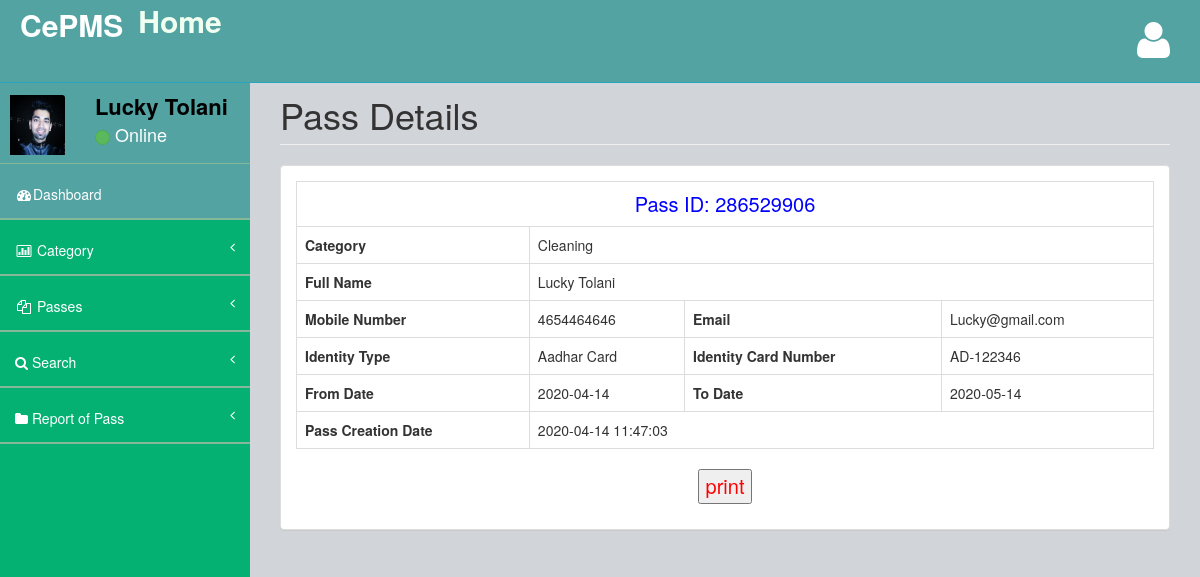
Screenshot of /cpms/admin/view-pass-detail.php?viewid=1 (signed in) with the database file from the repository.
### tables this page shows
CREATE TABLE IF NOT EXISTS `tblpass` (
  `ID` int(10) NOT NULL AUTO_INCREMENT,
  `PassNumber` varchar(200) DEFAULT NULL,
  `FullName` varchar(200) DEFAULT NULL,
  `ContactNumber` bigint(10) DEFAULT NULL,
  `Email` varchar(200) DEFAULT NULL,
  `IdentityType` varchar(200) DEFAULT NULL,
  `IdentityCardno` varchar(200) DEFAULT NULL,
  `Category` varchar(100) DEFAULT NULL,
  `FromDate` varchar(200) DEFAULT NULL,
  `ToDate` varchar(200) DEFAULT NULL,
  `PasscreationDate` timestamp NULL DEFAULT CURRENT_TIMESTAMP,
  PRIMARY KEY (`ID`)
);

### cpms/admin/view-pass-detail.php (the view, shortened to what this page needs)
<?php
include('includes/dbconnection.php');
if (strlen($_SESSION['cpmsaid']==0)) {
  header('location:logout.php');
  } else{
?>
<!DOCTYPE html>
<html>
<head>
    <link href="assets/plugins/bootstrap/bootstrap.css" rel="stylesheet" />
    <link href="assets/font-awesome/css/font-awesome.css" rel="stylesheet" />
    <link href="assets/plugins/pace/pace-theme-big-counter.css" rel="stylesheet" />
   <link href="assets/css/style.css" rel="stylesheet" />
      <link href="assets/css/main-style.css" rel="stylesheet" />
</head>
<body>
    <div id="wrapper">
      <?php include_once('includes/header.php');?>
        <?php include_once('includes/sidebar.php');?>
          <div id="page-wrapper">
            <div class="row">
                <div class="col-lg-12">
                    <h1 class="page-header">Pass Details</h1>
                </div>
            </div>
            <div class="row">
                <div class="col-lg-12">
                    <div class="panel panel-default">
                        <div class="panel-body">
                            <div class="row" id="divToPrint">
                                <div class="col-lg-12">
                                   <?php
$vid=$_GET['viewid'];
$sql="SELECT * from  tblpass where ID=$vid";
$query = $dbh -> prepare($sql);
$query->execute();
$results=$query->fetchAll(PDO::FETCH_OBJ);
$cnt=1;
if($query->rowCount() > 0)
{
foreach($results as $row)
{               ?>
                                    <table border="1" class="table table-bordered" >
                                    <tr align="center">
<td colspan="6" style="font-size:20px;color:blue">
 Pass ID: <?php  echo ($row->PassNumber);?></td></tr>
   <tr>
        <th scope>Category</th>
    <td colspan="3"><?php  echo ($row->Category);?></td>
  </tr>
  <tr>
    <th scope>Full Name</th>
    <td colspan="3"><?php  echo ($row->FullName);?></td>
  </tr>
  <tr>
    <th scope>Mobile Number</th>
    <td><?php  echo ($row->ContactNumber);?></td>
    <th scope>Email</th>
    <td><?php  echo ($row->Email);?></td>
  </tr>
<tr>
    <th scope>Identity Type</th>
    <td><?php  echo ($row->IdentityType);?></td>
    <th scope>Identity Card Number</th>
    <td><?php  echo ($row->IdentityCardno);?></td>
  </tr>
<tr>
    <th scope>From Date</th>
    <td><?php  echo ($row->FromDate);?></td>
    <th scope>To Date</th>
    <td><?php  echo ($row->ToDate);?></td>
  </tr>
  <tr>
    <th scope>Pass Creation Date</th>
    <td colspan="3"><?php  echo ($row->PasscreationDate);?></td>
  </tr>
   <?php $cnt=$cnt+1;}} ?>
   </table>
   <p style="text-align: center;font-size: 20px;color: red">
  <input type="button" value="print" onclick="PrintDiv();" /></p>
                                </div>
                            </div>
                        </div>
                    </div>
                </div>
            </div>
        </div>
    </div>
</body>
</html>
<?php }  ?>

### cpms/admin/includes/sidebar.php (shortened to what this page needs)
<?php
include('includes/dbconnection.php');
?>
        <nav class="navbar-default navbar-static-side" role="navigation">
            <div class="sidebar-collapse">
                <ul class="nav" id="side-menu">
                    <li>
                        <div class="user-section">
                            <div class="user-section-inner">
                                <img src="assets/img/user.jpg" alt="">
                            </div>
                            <div class="user-info">
                                <?php
$aid=$_SESSION['cpmsaid'];
$sql="SELECT AdminName from  tbladmin where ID=:aid";
$query = $dbh -> prepare($sql);
$query->bindParam(':aid',$aid,PDO::PARAM_STR);
$query->execute();
$results=$query->fetchAll(PDO::FETCH_OBJ);
$cnt=1;
if($query->rowCount() > 0)
{
foreach($results as $row)
{               ?>
                                <div><strong><?php  echo $row->AdminName;?></strong></div>
                                <div class="user-text-online">
                                    <span class="user-circle-online btn btn-success btn-circle "></span>&nbsp;Online
                                </div>
                            </div>
                            <?php $cnt=$cnt+1;}} ?>
                        </div>
                    </li>
                    <li class="selected">
                        <a href="dashboard.php"><i class="fa fa-dashboard fa-fw"></i>Dashboard</a>
                    </li>
                    <li>
                        <a href="#"><i class="fa fa-bar-chart-o fa-fw"></i> Category<span class="fa arrow"></span></a>
                    </li>
                    <li>
                        <a href="#"><i class="fa fa-files-o fa-fw"></i> Passes<span class="fa arrow"></span></a>
                    </li>
                    <li>
                        <a href="search-pass.php"><i class="fa fa-search"></i>  Search<span class="fa arrow"></span></a>
                        </li>
                        <li>
                        <a href="pass-bwdates-report.php"><i class="fa fa-folder"></i>  Report of Pass<span class="fa arrow"></span></a>
                        </li>
                </ul>
            </div>
        </nav>

### cpms/admin/assets/css/style.css (style rules this page uses)
body { background-color: #f8f8f8; }
#wrapper { width: 100%; margin-top: 55px!important; background-color:#04B173; }
#page-wrapper { padding: 0 15px; min-height: 568px; background-color:rgb(209, 212, 216); }
.navbar-static-side ul li { border-bottom:1px solid #84B899 !important; }
.arrow { float: right; }
.fa.arrow:before { content: "\f104"; }
@media (min-width:768px) { .navbar-static-side { z-index: 1; position: absolute; width: 250px; } }
.btn-circle { width: 30px; height: 30px; padding: 6px 0; border-radius: 15px; text-align: center; font-size: 12px; line-height: 1.428571429; }

### cpms/admin/assets/css/main-style.css (style rules this page uses)
.user-section-inner { height: 65px; width: 65px; -moz-border-radius: 3px; -webkit-border-radius: 3px; border-radius: 3px; overflow: hidden; display: inline-block; float: left; margin-right: 15px; margin-top: 20px; }
.user-section-inner img { margin-left:10px; width:55px; height:60px; }
.user-info { display: block; color:#000!important; display: inline-block; padding: 15px; margin-bottom: 0px }
.user-text-online { font-size:18px; color:#fff }
.user-circle-online { width: 15px!important; height: 15px!important; }
.nav > li > a { padding: 20px 15px; }
#side-menu { background-color:#04B173; }
#side-menu a { color:#fff; border-bottom: 1px solid #84B899 !important; height: 55px; }
.selected { background-color:rgb(83, 163, 163); }
.navbar-default { border-color: #27A6BE; }
@media (min-width:768px) { #page-wrapper { position: inherit; margin: 0 0 0 250px; padding: 0 30px; min-height: 1000px; } }

### rows the page displays
tblpass: PassNumber "286529906", Category "Cleaning", FullName "Lucky Tolani", ContactNumber "4654464646", Email "Lucky@gmail.com", IdentityType "Aadhar Card", IdentityCardno "AD-122346", FromDate "2020-04-14", ToDate "2020-05-14", PasscreationDate "2020-04-14 11:47:03"

### other values shown
$row->AdminName "Lucky Tolani"
